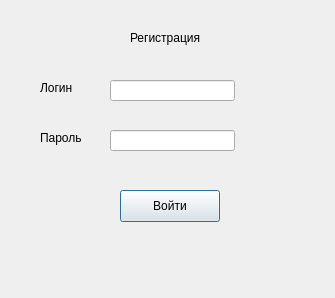
<?xml version="1.0" encoding="UTF-8"?>
<ui version="4.0">
 <class>registrationwindow</class>
 <widget class="QDialog" name="registrationwindow">
  <property name="geometry">
   <rect>
    <x>0</x>
    <y>0</y>
    <width>335</width>
    <height>298</height>
   </rect>
  </property>
  <property name="windowTitle">
   <string>registrationwindow</string>
  </property>
  <widget class="QLabel" name="lbPassword">
   <property name="geometry">
    <rect>
     <x>40</x>
     <y>130</y>
     <width>46</width>
     <height>16</height>
    </rect>
   </property>
   <property name="text">
    <string>Пароль</string>
   </property>
  </widget>
  <widget class="QLabel" name="lbLogin">
   <property name="geometry">
    <rect>
     <x>40</x>
     <y>80</y>
     <width>58</width>
     <height>16</height>
    </rect>
   </property>
   <property name="text">
    <string>Логин</string>
   </property>
  </widget>
  <widget class="QLineEdit" name="leLogin">
   <property name="geometry">
    <rect>
     <x>110</x>
     <y>80</y>
     <width>125</width>
     <height>21</height>
    </rect>
   </property>
  </widget>
  <widget class="QLineEdit" name="lePassword">
   <property name="geometry">
    <rect>
     <x>110</x>
     <y>130</y>
     <width>125</width>
     <height>21</height>
    </rect>
   </property>
  </widget>
  <widget class="QLabel" name="lbRegistration">
   <property name="geometry">
    <rect>
     <x>130</x>
     <y>30</y>
     <width>80</width>
     <height>16</height>
    </rect>
   </property>
   <property name="text">
    <string>Регистрация</string>
   </property>
  </widget>
  <widget class="QPushButton" name="btnWelcome">
   <property name="geometry">
    <rect>
     <x>120</x>
     <y>190</y>
     <width>100</width>
     <height>32</height>
    </rect>
   </property>
   <property name="text">
    <string>Войти</string>
   </property>
  </widget>
 </widget>
 <resources/>
 <connections/>
</ui>
